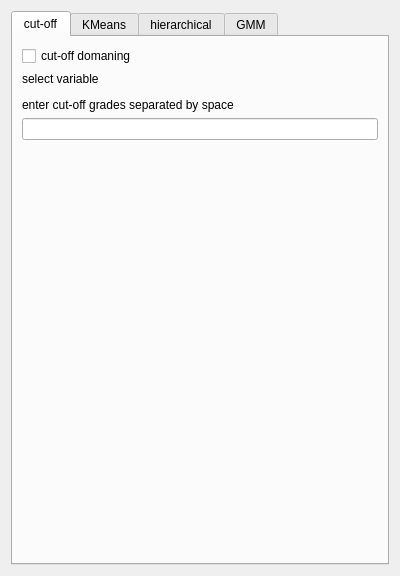
<?xml version="1.0" encoding="UTF-8"?>
<ui version="4.0">
 <class>Form</class>
 <widget class="QWidget" name="Form">
  <property name="geometry">
   <rect>
    <x>0</x>
    <y>0</y>
    <width>400</width>
    <height>576</height>
   </rect>
  </property>
  <property name="windowTitle">
   <string>Form</string>
  </property>
  <property name="AlgorithmCategory" stdset="0">
   <string>ML_DFMod</string>
  </property>
  <property name="AlgorithmDescription" stdset="0">
   <string>Clustering domaining</string>
  </property>
  <layout class="QHBoxLayout" name="horizontalLayout_2">
   <item>
    <widget class="QTabWidget" name="tabWidget">
     <property name="currentIndex">
      <number>0</number>
     </property>
     <widget class="QWidget" name="tab">
      <attribute name="title">
       <string>cut-off</string>
      </attribute>
      <layout class="QVBoxLayout" name="verticalLayout_2">
       <item>
        <widget class="QCheckBox" name="cutoff_check_box">
         <property name="text">
          <string>cut-off domaning</string>
         </property>
        </widget>
       </item>
       <item>
        <widget class="QLabel" name="label_2">
         <property name="text">
          <string>select variable</string>
         </property>
        </widget>
       </item>
       <item>
        <widget class="PropertySelectorNoRegion" name="prop_cutoff" native="true"/>
       </item>
       <item>
        <widget class="QLabel" name="label">
         <property name="text">
          <string>enter cut-off grades separated by space</string>
         </property>
        </widget>
       </item>
       <item>
        <widget class="QLineEdit" name="cutoffs_user"/>
       </item>
       <item>
        <spacer name="verticalSpacer">
         <property name="orientation">
          <enum>Qt::Vertical</enum>
         </property>
         <property name="sizeHint" stdset="0">
          <size>
           <width>20</width>
           <height>83</height>
          </size>
         </property>
        </spacer>
       </item>
      </layout>
     </widget>
     <widget class="QWidget" name="tab_3">
      <attribute name="title">
       <string>KMeans</string>
      </attribute>
      <layout class="QVBoxLayout" name="verticalLayout_4">
       <item>
        <widget class="QCheckBox" name="k_check_box">
         <property name="text">
          <string>KMeans clustering</string>
         </property>
        </widget>
       </item>
       <item>
        <widget class="QLabel" name="label_4">
         <property name="text">
          <string>number of clusters</string>
         </property>
        </widget>
       </item>
       <item>
        <widget class="QSpinBox" name="k_number"/>
       </item>
       <item>
        <widget class="QGroupBox" name="groupBox_3">
         <property name="title">
          <string>variables</string>
         </property>
         <layout class="QVBoxLayout" name="verticalLayout_6">
          <item>
           <widget class="QLabel" name="label_6">
            <property name="text">
             <string>select primary variable</string>
            </property>
           </widget>
          </item>
          <item>
           <widget class="GridSelectorBasic" name="K_grid"/>
          </item>
          <item>
           <widget class="SinglePropertySelector" name="K_prim_var"/>
          </item>
          <item>
           <widget class="QLabel" name="label_5">
            <property name="text">
             <string>select secondary variables</string>
            </property>
           </widget>
          </item>
          <item>
           <widget class="OrderedPropertySelector" name="k_sec_var"/>
          </item>
         </layout>
        </widget>
       </item>
       <item>
        <spacer name="verticalSpacer_2">
         <property name="orientation">
          <enum>Qt::Vertical</enum>
         </property>
         <property name="sizeHint" stdset="0">
          <size>
           <width>20</width>
           <height>40</height>
          </size>
         </property>
        </spacer>
       </item>
      </layout>
     </widget>
     <widget class="QWidget" name="tab_2">
      <attribute name="title">
       <string>hierarchical</string>
      </attribute>
      <layout class="QVBoxLayout" name="verticalLayout">
       <item>
        <widget class="QCheckBox" name="hier_check_box">
         <property name="text">
          <string>hierarchical clustering</string>
         </property>
        </widget>
       </item>
       <item>
        <widget class="QGroupBox" name="groupBox">
         <property name="title">
          <string>linkage</string>
         </property>
         <layout class="QVBoxLayout" name="verticalLayout_3">
          <item>
           <widget class="QLabel" name="label_9">
            <property name="text">
             <string>select method</string>
            </property>
           </widget>
          </item>
          <item>
           <widget class="QComboBox" name="method">
            <item>
             <property name="text">
              <string>single</string>
             </property>
            </item>
            <item>
             <property name="text">
              <string>complete</string>
             </property>
            </item>
            <item>
             <property name="text">
              <string>average</string>
             </property>
            </item>
            <item>
             <property name="text">
              <string>weighted</string>
             </property>
            </item>
            <item>
             <property name="text">
              <string>ward</string>
             </property>
            </item>
            <item>
             <property name="text">
              <string>centroid</string>
             </property>
            </item>
            <item>
             <property name="text">
              <string>median</string>
             </property>
            </item>
           </widget>
          </item>
          <item>
           <widget class="QLabel" name="label_10">
            <property name="text">
             <string>select distance metric</string>
            </property>
           </widget>
          </item>
          <item>
           <widget class="QComboBox" name="dist_met">
            <item>
             <property name="text">
              <string>euclidean</string>
             </property>
            </item>
            <item>
             <property name="text">
              <string>cityblock</string>
             </property>
            </item>
            <item>
             <property name="text">
              <string>hamming</string>
             </property>
            </item>
            <item>
             <property name="text">
              <string>cosine</string>
             </property>
            </item>
           </widget>
          </item>
         </layout>
         <zorder>method</zorder>
         <zorder>label_10</zorder>
         <zorder>dist_met</zorder>
         <zorder>label_9</zorder>
        </widget>
       </item>
       <item>
        <widget class="QGroupBox" name="groupBox_2">
         <property name="title">
          <string>classification</string>
         </property>
         <layout class="QVBoxLayout" name="verticalLayout_5">
          <item>
           <widget class="QLabel" name="treshold_cb">
            <property name="text">
             <string>treshold</string>
            </property>
           </widget>
          </item>
          <item>
           <widget class="QDoubleSpinBox" name="treshold">
            <property name="maximum">
             <double>9999999999999999583119736832.000000000000000</double>
            </property>
           </widget>
          </item>
          <item>
           <widget class="QLabel" name="label_8">
            <property name="text">
             <string>criterion</string>
            </property>
           </widget>
          </item>
          <item>
           <widget class="QComboBox" name="criterion">
            <item>
             <property name="text">
              <string>distance</string>
             </property>
            </item>
            <item>
             <property name="text">
              <string>maxclust</string>
             </property>
            </item>
           </widget>
          </item>
         </layout>
        </widget>
       </item>
       <item>
        <widget class="QGroupBox" name="groupBox_4">
         <property name="title">
          <string>variables</string>
         </property>
         <layout class="QVBoxLayout" name="verticalLayout_7">
          <item>
           <widget class="QLabel" name="label_7">
            <property name="text">
             <string>select primary variable</string>
            </property>
           </widget>
          </item>
          <item>
           <widget class="GridSelectorBasic" name="hier_grid"/>
          </item>
          <item>
           <widget class="SinglePropertySelector" name="hier_prim_var"/>
          </item>
          <item>
           <widget class="QLabel" name="label_3">
            <property name="text">
             <string>select secondary variables</string>
            </property>
           </widget>
          </item>
          <item>
           <widget class="OrderedPropertySelector" name="hier_sec_var"/>
          </item>
         </layout>
        </widget>
       </item>
       <item>
        <spacer name="verticalSpacer_3">
         <property name="orientation">
          <enum>Qt::Vertical</enum>
         </property>
         <property name="sizeHint" stdset="0">
          <size>
           <width>20</width>
           <height>40</height>
          </size>
         </property>
        </spacer>
       </item>
       <item>
        <spacer name="verticalSpacer_5">
         <property name="orientation">
          <enum>Qt::Vertical</enum>
         </property>
         <property name="sizeHint" stdset="0">
          <size>
           <width>20</width>
           <height>40</height>
          </size>
         </property>
        </spacer>
       </item>
      </layout>
     </widget>
     <widget class="QWidget" name="tab_4">
      <attribute name="title">
       <string>GMM</string>
      </attribute>
      <layout class="QVBoxLayout" name="verticalLayout_8">
       <item>
        <widget class="QCheckBox" name="gmm_checkbox">
         <property name="text">
          <string>GMM clustering</string>
         </property>
        </widget>
       </item>
       <item>
        <widget class="QLabel" name="label_14">
         <property name="text">
          <string>select covariance type</string>
         </property>
        </widget>
       </item>
       <item>
        <widget class="QComboBox" name="cov_type">
         <item>
          <property name="text">
           <string>spherical</string>
          </property>
         </item>
         <item>
          <property name="text">
           <string>diag</string>
          </property>
         </item>
         <item>
          <property name="text">
           <string>full</string>
          </property>
         </item>
        </widget>
       </item>
       <item>
        <widget class="QLabel" name="label_13">
         <property name="text">
          <string>number of components</string>
         </property>
        </widget>
       </item>
       <item>
        <widget class="QSpinBox" name="gmm_components"/>
       </item>
       <item>
        <widget class="QGroupBox" name="groupBox_5">
         <property name="title">
          <string>variables</string>
         </property>
         <layout class="QVBoxLayout" name="verticalLayout_9">
          <item>
           <widget class="QLabel" name="label_11">
            <property name="text">
             <string>select primary variable</string>
            </property>
           </widget>
          </item>
          <item>
           <widget class="GridSelectorBasic" name="gmm_grid"/>
          </item>
          <item>
           <widget class="SinglePropertySelector" name="gmm_prim"/>
          </item>
          <item>
           <widget class="QLabel" name="label_12">
            <property name="text">
             <string>select secondary variables</string>
            </property>
           </widget>
          </item>
          <item>
           <widget class="OrderedPropertySelector" name="gmm_sec"/>
          </item>
         </layout>
        </widget>
       </item>
       <item>
        <spacer name="verticalSpacer_4">
         <property name="orientation">
          <enum>Qt::Vertical</enum>
         </property>
         <property name="sizeHint" stdset="0">
          <size>
           <width>20</width>
           <height>40</height>
          </size>
         </property>
        </spacer>
       </item>
      </layout>
     </widget>
    </widget>
   </item>
  </layout>
 </widget>
 <customwidgets>
  <customwidget>
   <class>GridSelectorBasic</class>
   <extends>QComboBox</extends>
   <header>qtplugins/selectors.h</header>
  </customwidget>
  <customwidget>
   <class>PropertySelectorNoRegion</class>
   <extends>QWidget</extends>
   <header>qtplugins/selectors.h</header>
  </customwidget>
  <customwidget>
   <class>SinglePropertySelector</class>
   <extends>QComboBox</extends>
   <header>qtplugins/selectors.h</header>
  </customwidget>
  <customwidget>
   <class>GsTLGroupBox</class>
   <extends>QGroupBox</extends>
   <header>qtplugins/selectors.h</header>
   <container>1</container>
  </customwidget>
  <customwidget>
   <class>OrderedPropertySelector</class>
   <extends>GsTLGroupBox</extends>
   <header>qtplugins/selectors.h</header>
   <container>1</container>
  </customwidget>
 </customwidgets>
 <resources/>
 <connections>
  <connection>
   <sender>K_grid</sender>
   <signal>activated(QString)</signal>
   <receiver>k_sec_var</receiver>
   <slot>show_properties(QString)</slot>
   <hints>
    <hint type="sourcelabel">
     <x>98</x>
     <y>182</y>
    </hint>
    <hint type="destinationlabel">
     <x>84</x>
     <y>257</y>
    </hint>
   </hints>
  </connection>
  <connection>
   <sender>K_grid</sender>
   <signal>activated(QString)</signal>
   <receiver>K_prim_var</receiver>
   <slot>show_properties(QString)</slot>
   <hints>
    <hint type="sourcelabel">
     <x>215</x>
     <y>184</y>
    </hint>
    <hint type="destinationlabel">
     <x>217</x>
     <y>204</y>
    </hint>
   </hints>
  </connection>
  <connection>
   <sender>hier_grid</sender>
   <signal>activated(QString)</signal>
   <receiver>hier_prim_var</receiver>
   <slot>show_properties(QString)</slot>
   <hints>
    <hint type="sourcelabel">
     <x>213</x>
     <y>404</y>
    </hint>
    <hint type="destinationlabel">
     <x>214</x>
     <y>426</y>
    </hint>
   </hints>
  </connection>
  <connection>
   <sender>hier_grid</sender>
   <signal>activated(QString)</signal>
   <receiver>hier_sec_var</receiver>
   <slot>show_properties(QString)</slot>
   <hints>
    <hint type="sourcelabel">
     <x>144</x>
     <y>407</y>
    </hint>
    <hint type="destinationlabel">
     <x>145</x>
     <y>517</y>
    </hint>
   </hints>
  </connection>
  <connection>
   <sender>gmm_grid</sender>
   <signal>activated(QString)</signal>
   <receiver>gmm_prim</receiver>
   <slot>show_properties(QString)</slot>
   <hints>
    <hint type="sourcelabel">
     <x>195</x>
     <y>135</y>
    </hint>
    <hint type="destinationlabel">
     <x>195</x>
     <y>156</y>
    </hint>
   </hints>
  </connection>
  <connection>
   <sender>gmm_grid</sender>
   <signal>activated(QString)</signal>
   <receiver>gmm_sec</receiver>
   <slot>show_properties(QString)</slot>
   <hints>
    <hint type="sourcelabel">
     <x>140</x>
     <y>133</y>
    </hint>
    <hint type="destinationlabel">
     <x>126</x>
     <y>246</y>
    </hint>
   </hints>
  </connection>
 </connections>
</ui>
